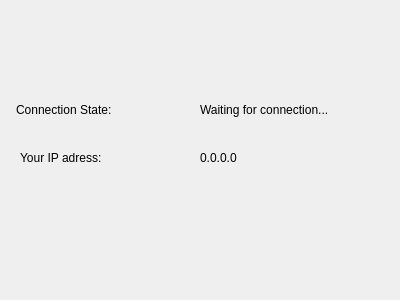
<?xml version="1.0" encoding="UTF-8"?>
<ui version="4.0">
 <class>HostPage</class>
 <widget class="QDialog" name="HostPage">
  <property name="geometry">
   <rect>
    <x>0</x>
    <y>0</y>
    <width>400</width>
    <height>300</height>
   </rect>
  </property>
  <property name="windowTitle">
   <string>Dialog</string>
  </property>
  <widget class="QLabel" name="label">
   <property name="geometry">
    <rect>
     <x>16</x>
     <y>100</y>
     <width>181</width>
     <height>20</height>
    </rect>
   </property>
   <property name="text">
    <string>Connection State:</string>
   </property>
  </widget>
  <widget class="QLabel" name="label_2">
   <property name="geometry">
    <rect>
     <x>200</x>
     <y>100</y>
     <width>191</width>
     <height>20</height>
    </rect>
   </property>
   <property name="text">
    <string>Waiting for connection...</string>
   </property>
  </widget>
  <widget class="QLabel" name="label_3">
   <property name="geometry">
    <rect>
     <x>20</x>
     <y>150</y>
     <width>171</width>
     <height>16</height>
    </rect>
   </property>
   <property name="text">
    <string>Your IP adress:</string>
   </property>
  </widget>
  <widget class="QLabel" name="label_4">
   <property name="geometry">
    <rect>
     <x>200</x>
     <y>150</y>
     <width>191</width>
     <height>16</height>
    </rect>
   </property>
   <property name="text">
    <string>0.0.0.0</string>
   </property>
  </widget>
 </widget>
 <resources/>
 <connections/>
</ui>
